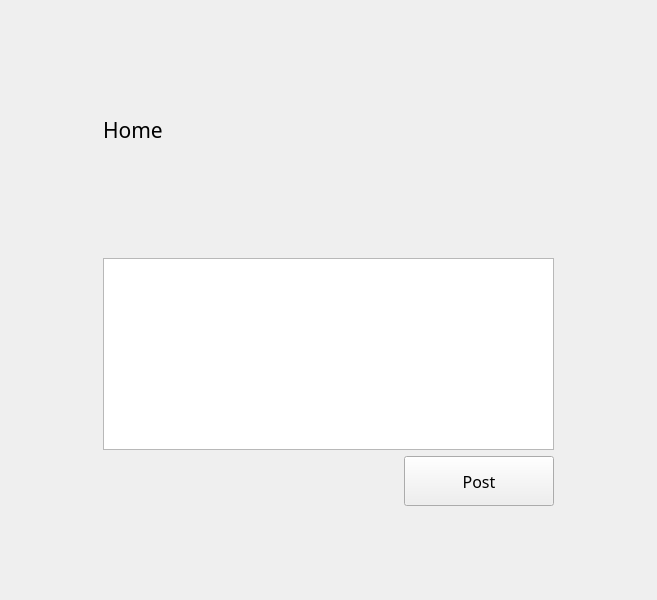
<?xml version="1.0" encoding="UTF-8"?>
<ui version="4.0">
 <class>NewPost</class>
 <widget class="QWidget" name="NewPost">
  <property name="geometry">
   <rect>
    <x>0</x>
    <y>0</y>
    <width>657</width>
    <height>600</height>
   </rect>
  </property>
  <property name="windowTitle">
   <string>Form</string>
  </property>
  <layout class="QVBoxLayout" name="verticalLayout_5">
   <item>
    <layout class="QHBoxLayout" name="horizontalLayout_4">
     <item>
      <spacer name="horizontalSpacer_6">
       <property name="orientation">
        <enum>Qt::Horizontal</enum>
       </property>
       <property name="sizeHint" stdset="0">
        <size>
         <width>40</width>
         <height>20</height>
        </size>
       </property>
      </spacer>
     </item>
     <item>
      <layout class="QVBoxLayout" name="verticalLayout_4">
       <item>
        <layout class="QVBoxLayout" name="verticalLayout">
         <item>
          <spacer name="verticalSpacer">
           <property name="orientation">
            <enum>Qt::Vertical</enum>
           </property>
           <property name="sizeHint" stdset="0">
            <size>
             <width>20</width>
             <height>40</height>
            </size>
           </property>
          </spacer>
         </item>
         <item>
          <layout class="QHBoxLayout" name="horizontalLayout">
           <item>
            <widget class="QLabel" name="label_home1">
             <property name="font">
              <font>
               <family>Adobe Caslon Pro</family>
               <pointsize>16</pointsize>
               <weight>50</weight>
               <bold>false</bold>
              </font>
             </property>
             <property name="text">
              <string>Home</string>
             </property>
            </widget>
           </item>
           <item>
            <spacer name="horizontalSpacer">
             <property name="orientation">
              <enum>Qt::Horizontal</enum>
             </property>
             <property name="sizeHint" stdset="0">
              <size>
               <width>40</width>
               <height>20</height>
              </size>
             </property>
            </spacer>
           </item>
           <item>
            <spacer name="horizontalSpacer_3">
             <property name="orientation">
              <enum>Qt::Horizontal</enum>
             </property>
             <property name="sizeHint" stdset="0">
              <size>
               <width>40</width>
               <height>20</height>
              </size>
             </property>
            </spacer>
           </item>
          </layout>
         </item>
        </layout>
       </item>
       <item>
        <layout class="QVBoxLayout" name="verticalLayout_2">
         <item>
          <layout class="QHBoxLayout" name="horizontalLayout_2">
           <item>
            <widget class="QLabel" name="labelImage_home">
             <property name="minimumSize">
              <size>
               <width>411</width>
               <height>101</height>
              </size>
             </property>
             <property name="maximumSize">
              <size>
               <width>411</width>
               <height>101</height>
              </size>
             </property>
             <property name="text">
              <string/>
             </property>
             <property name="pixmap">
              <pixmap resource="../../../ProjectUpdate3/ProjectUpdate5/team_1_6/project/Resources.qrc">:/imgs/CommunityHome.png</pixmap>
             </property>
             <property name="scaledContents">
              <bool>true</bool>
             </property>
            </widget>
           </item>
           <item>
            <spacer name="horizontalSpacer_2">
             <property name="orientation">
              <enum>Qt::Horizontal</enum>
             </property>
             <property name="sizeHint" stdset="0">
              <size>
               <width>40</width>
               <height>20</height>
              </size>
             </property>
            </spacer>
           </item>
          </layout>
         </item>
         <item>
          <widget class="QTextEdit" name="textEdit_Home"/>
         </item>
        </layout>
       </item>
       <item>
        <layout class="QVBoxLayout" name="verticalLayout_3">
         <item>
          <layout class="QHBoxLayout" name="horizontalLayout_3">
           <item>
            <spacer name="horizontalSpacer_4">
             <property name="orientation">
              <enum>Qt::Horizontal</enum>
             </property>
             <property name="sizeHint" stdset="0">
              <size>
               <width>40</width>
               <height>20</height>
              </size>
             </property>
            </spacer>
           </item>
           <item>
            <widget class="QPushButton" name="pushButton_post">
             <property name="minimumSize">
              <size>
               <width>150</width>
               <height>50</height>
              </size>
             </property>
             <property name="font">
              <font>
               <family>Adobe Caslon Pro</family>
               <pointsize>12</pointsize>
               <weight>50</weight>
               <bold>false</bold>
              </font>
             </property>
             <property name="text">
              <string>Post</string>
             </property>
            </widget>
           </item>
          </layout>
         </item>
         <item>
          <spacer name="verticalSpacer_2">
           <property name="orientation">
            <enum>Qt::Vertical</enum>
           </property>
           <property name="sizeHint" stdset="0">
            <size>
             <width>20</width>
             <height>40</height>
            </size>
           </property>
          </spacer>
         </item>
        </layout>
       </item>
      </layout>
     </item>
     <item>
      <spacer name="horizontalSpacer_5">
       <property name="orientation">
        <enum>Qt::Horizontal</enum>
       </property>
       <property name="sizeHint" stdset="0">
        <size>
         <width>40</width>
         <height>20</height>
        </size>
       </property>
      </spacer>
     </item>
    </layout>
   </item>
  </layout>
 </widget>
 <resources>
  <include location="../../../ProjectUpdate3/ProjectUpdate5/team_1_6/project/Resources.qrc"/>
 </resources>
 <connections/>
</ui>
